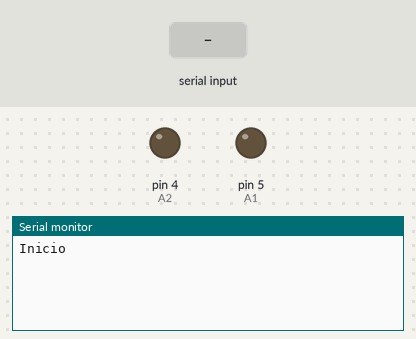
Bench run of a sketch on a simulated Arduino Uno, built with avr-gcc and run on an emulated ATmega328P. Parts: output pins drawn as LEDs (lit = HIGH), the last lines printed to the serial monitor. The inputs (shaded band) are chosen by the test bench.

Above: at 1.2 s.
1.3 s: byte 1 (1) received over Serial
At 1.8 s:
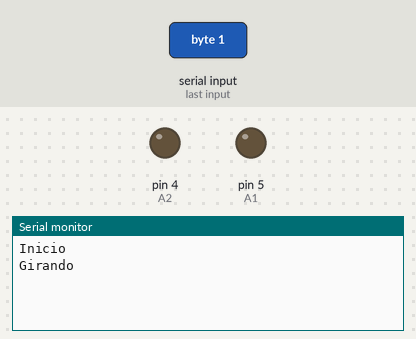
2.8 s: byte 2 (2) received over Serial
At 4.1 s:
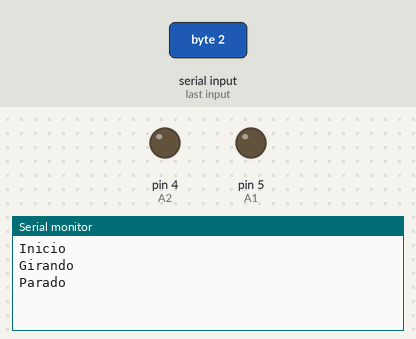

Measured:
- after the input at 1.3 s, the serial monitor: prints a new line at once (image 1)
- after the input at 2.8 s, the serial monitor: prints a new line at once (image 2)

The sketch:

Teste_M5_N20.ino
```cpp
  //Setup pinos Locomocão Ponte H (TB6612fng)
  #define PWMA 3
  #define A1 5
  #define A2 4

int rec = 0;

void setup() {
  // put your setup code here, to run once:
  Serial.begin(9600);
  //ledcSetup(1, 8000, 8);
 // ledcAttachPin(PWMA,1);
  pinMode(A1, OUTPUT);
  pinMode(A2, OUTPUT);
  digitalWrite(A1, 0);
  digitalWrite(A2, 0);
  Serial.println("Inicio");
}

void loop() {
  rec = Serial.read();
  if (rec == 1){
    Serial.println("Girando");
   // ledcWrite(5,abs(100));
  }
  else if (rec == 2){
  //  ledcWrite(5, abs(0));
    Serial.println("Parado");
  }
}
```
